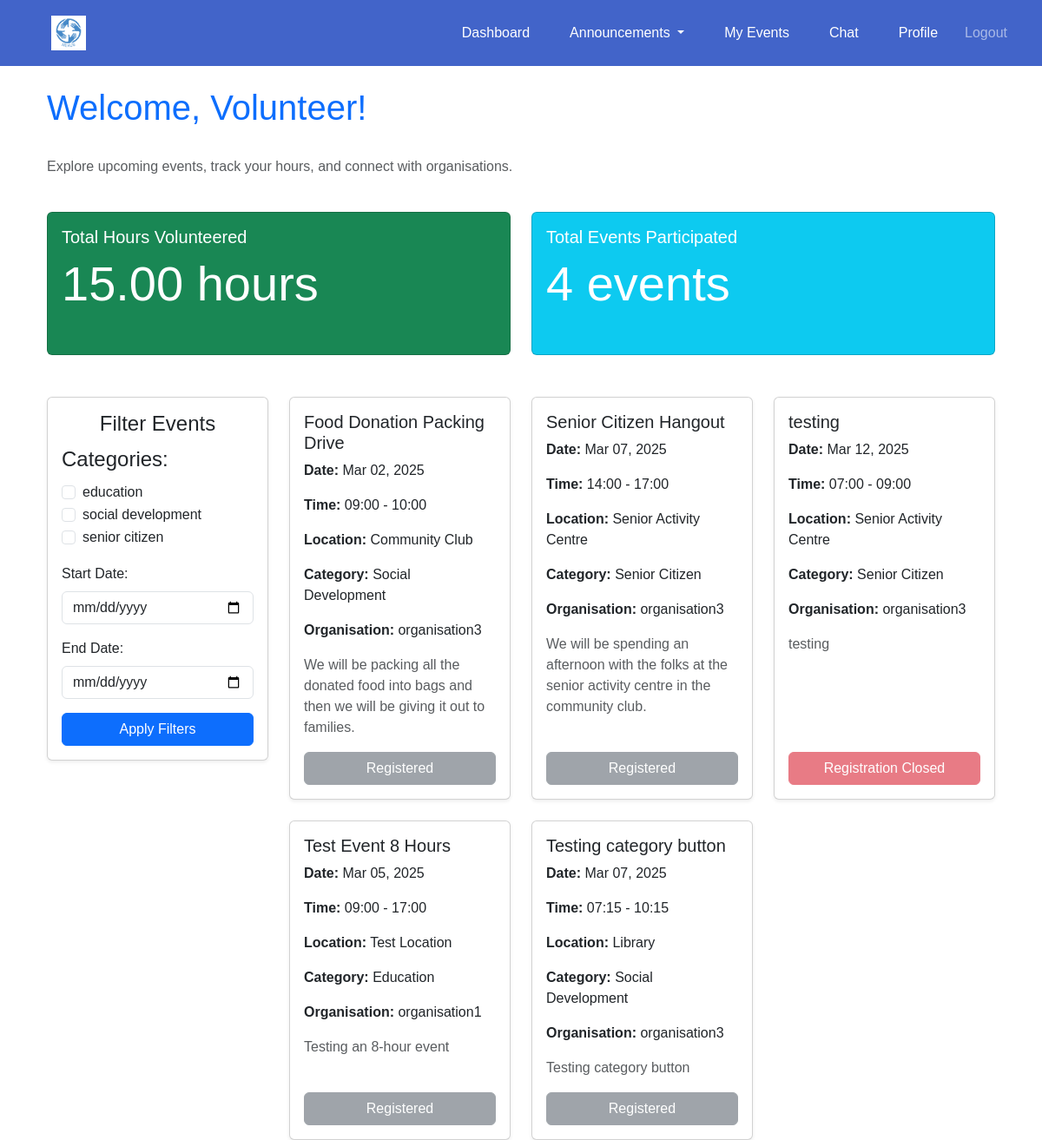
Page /events/dashboard/volunteer/ (signed in) on the committed database.
### events/models.py (models this page shows, shortened)
class Event(models.Model):
    CATEGORY_CHOICES = [
        ('education', 'Education'),
        ('social development', 'Social Development'),
        ('senior citizen', 'Senior Citizen'),
    ]
    organisation = models.ForeignKey(settings.AUTH_USER_MODEL, on_delete=models.CASCADE)
    name = models.CharField(max_length=255)
    description = models.TextField()
    date = models.DateTimeField()
    start_time = models.TimeField(default=time(9, 0))  # Default: 09:00 AM
    end_time = models.TimeField(default=time(17, 0))  # Default: 05:00 PM
    location = models.CharField(max_length=255)
    volunteers_needed = models.PositiveIntegerField()
    roles_responsibilities = models.TextField()
    category = models.CharField(max_length=50, choices=CATEGORY_CHOICES, blank=False, default='Education')

### accounts/models.py (models this page shows, shortened)
class CustomUser(AbstractUser):
    USER_TYPE_CHOICES = [
        ('volunteer', 'Volunteer'),
        ('organisation', 'Organisation'),
    ]
    user_type = models.CharField(max_length=20, choices=USER_TYPE_CHOICES)
    contact_number = models.CharField(max_length=10, blank= True, null=True)
    full_name = models.CharField(max_length=255, blank=True, null=True)
    personnel_name = models.CharField(max_length=255, blank=True, null=True)
    profile_picture = models.ImageField(upload_to='profile_pics/', blank=True, null=True)

### events/views.py (the view)
# urls.py: path('dashboard/volunteer/', views.volunteer_dashboard, name='volunteer_dashboard'),
@login_required
def volunteer_dashboard(request):
    if request.user.user_type == 'volunteer':
        events = Event.objects.all().distinct()
        registered_event_ids = set(
            VolunteerEvent.objects.filter(volunteer=request.user, status='registered')
            .values_list('event_id', flat=True)
        )
        total_hours = VolunteerParticipation.objects.filter(volunteer=request.user).aggregate(
            total_hours=Sum('hours_contributed')
        )['total_hours'] or 0
        total_events = VolunteerParticipation.objects.filter(volunteer=request.user).count()
        selected_categories = request.GET.getlist('category')
        start_date = request.GET.get('start_date')
        end_date = request.GET.get('end_date')
        if selected_categories:
            events = events.filter(category__in=selected_categories)
        if start_date:
            events = events.filter(date__gte=start_date)
        if end_date:
            events = events.filter(date__lte=end_date)
        events = events.distinct()
        category_choices = dict(Event.CATEGORY_CHOICES)
        categories = list(category_choices.keys())
        for event in events:
            event.volunteer_count = VolunteerEvent.objects.filter(event=event, status='registered').count()
            event.open_spots = max(event.volunteers_needed - event.volunteer_count, 0)
        return render(request, 'events/volunteer_dashboard.html', {
            'events': events,
            'categories': categories,
            'category_labels': category_choices,
            'selected_categories': selected_categories,
            'registered_event_ids': registered_event_ids,
            'total_hours': round(total_hours, 2),
            'total_events': total_events,
        })
    return redirect('home')

### events/templates/events/volunteer_dashboard.html (shortened to what this page needs)
{% extends 'base.html' %}
{% block content %}
<div class="container mt-4">
    <div class="d-flex justify-content-between align-items-center mb-4">
        <h1 class="text-primary">Welcome, Volunteer!</h1>
    </div>
    <p class="text-muted">Explore upcoming events, track your hours, and connect with organisations.</p>
    <div class="row">
        <div class="col-md-6 g-4">
            <div class="card text-white bg-success mb-3 h-100">
                <div class="card-body d-flex flex-column">
                    <h5 class="card-title">Total Hours Volunteered</h5>
                    <p class="display-4 flex-grow-1">{{ total_hours|floatformat:2|default:"0.00" }} hours</p>
                </div>
            </div>
        </div>
        <div class="col-md-6 g-4">
            <div class="card text-white bg-info mb-3 h-100">
                <div class="card-body d-flex flex-column">
                    <h5 class="card-title">Total Events Participated</h5>
                    <p class="display-4 flex-grow-1">{{ total_events }} events</p>
                </div>
            </div>
        </div>
    </div>
    <div class="row g-4 align-items-start mt-4">
        <div class="col-md-3">
            <div class="card shadow-sm">
                <div class="card-body">
                    <h4 class="card-title text-center">Filter Events</h4>
                    <form method="get">
                        <div class="mb-3">
                            <fieldset>
                                <legend>Categories:</legend>
                                {% for category in categories %}
                                    <div class="form-check">
                                        <input class="form-check-input" type="checkbox" name="category" value="{{ category }}"
                                               {% if category in selected_categories %}checked{% endif %}>
                                        <label class="form-check-label">{{ category }}</label>
                                    </div>
                                {% endfor %}
                            </fieldset>
                        </div>
                        <div class="mb-3">
                            <label for="start_date" class="form-label">Start Date:</label>
                            <input type="date" class="form-control" name="start_date" id="start_date" value="{{ request.GET.start_date }}">
                        </div>
                        <div class="mb-3">
                            <label for="end_date" class="form-label">End Date:</label>
                            <input type="date" class="form-control" name="end_date" id="end_date" value="{{ request.GET.end_date }}">
                        </div>
                        <div class="text-center mt-3">
                            <button type="submit" class="btn btn-primary w-100"> Apply Filters</button>
                        </div>
                    </form>
                </div>
            </div>
        </div>
        <div class="col-md-9">
            {% if events %}
                <div class="row g-4">
                    {% for event in events %}
                        <div class="col-md-6 col-lg-4">
                            <div class="card shadow-sm h-100">
                                <div class="card-body d-flex flex-column">
                                    <h5 class="card-title">{{ event.name }}</h5>
                                    <p><strong>Date:</strong> {{ event.date|date:"M d, Y" }}</p>
                                    <p><strong>Time:</strong> {{ event.start_time|time:"H:i" }} - {{ event.end_time|time:"H:i" }}</p>
                                    <p><strong>Location:</strong> {{ event.location }}</p>
                                    <p><strong>Category:</strong> {{ event.get_category_display }}</p>
                                    <p><strong>Organisation:</strong> {{ event.organisation.username }}</p>
                                    <p class="text-muted flex-grow-1">{{ event.description }}</p>
                                    <div class="d-grid gap-2 mt-auto">
                                        {% if event.id in registered_event_ids %}
                                            <button class="btn btn-secondary w-100" disabled>
                                                 Registered
                                            </button>
                                        {% else %}
                                            <button class="btn btn-danger w-100" disabled>
                                                Registration Closed
                                            </button>
                                        {% endif %}
                                    </div>
                                </div>
                            </div>
                        </div>
                    {% endfor %}
                </div>
            {% else %}
                <div class="alert alert-info text-center">
                    <p>No events found matching your criteria.</p>
                </div>
            {% endif %}
        </div>
    </div>
</div>
{% endblock %}

### templates/base.html (style rules this page uses)
body { margin: 0; font-family: Arial, sans-serif; }

### rows in the picture
Event: name "Food Donation Packing Drive", date "Mar 02, 2025", start_time "09:00", end_time "10:00", location "Community Club", category "Social Development", organisation.username "organisation3", description "We will be packing all the donated food into bags and then we will be giving it out to families.", shows "Registered"
Event: name "Senior Citizen Hangout", date "Mar 07, 2025", start_time "14:00", end_time "17:00", location "Senior Activity Centre", category "Senior Citizen", organisation.username "organisation3", description "We will be spending an afternoon with the folks at the senior activity centre in the community club.", shows "Registered"
Event: name "testing", date "Mar 12, 2025", start_time "07:00", end_time "09:00", location "Senior Activity Centre", category "Senior Citizen", organisation.username "organisation3", description "testing", shows "Registration Closed"
Event: name "Test Event 8 Hours", date "Mar 05, 2025", start_time "09:00", end_time "17:00", location "Test Location", category "Education", organisation.username "organisation1", description "Testing an 8-hour event", shows "Registered"
Event: name "Testing category button", date "Mar 07, 2025", start_time "07:15", end_time "10:15", location "Library", category "Social Development", organisation.username "organisation3", description "Testing category button", shows "Registered"

### other values in the picture
{{ total_hours|floatformat:2|default:"0.00" }} "15.00"
{{ total_events }} "4"
{{ category }} "education" "social development" "senior citizen"
